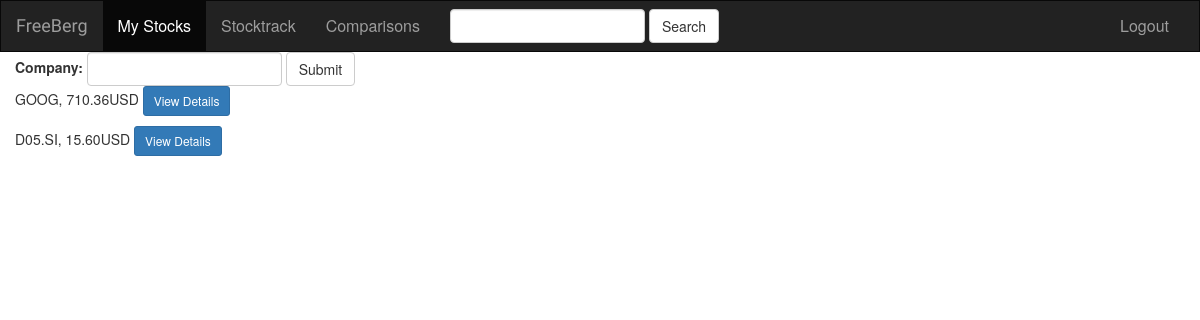
Page /allstocks/ on the earlier database version.
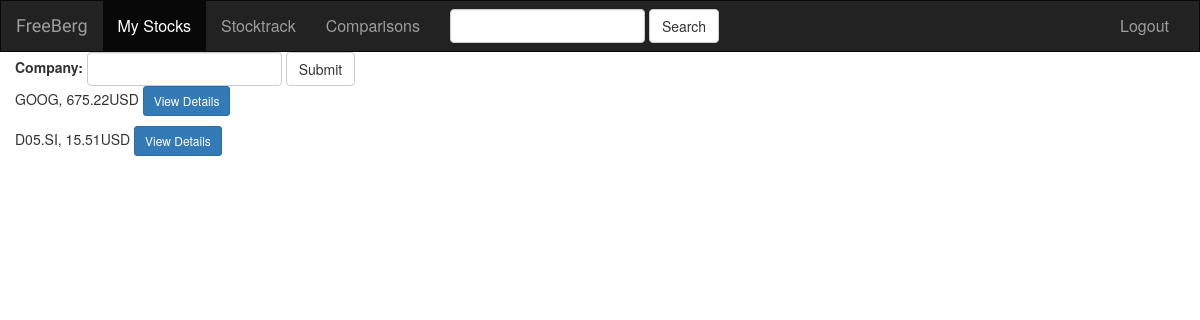
Same page on the later database version.
### stocktracker/models.py (models this page shows, shortened)
class Stock(models.Model):
    company_name = models.CharField(max_length = 100)
    ticker = models.CharField(max_length=10)
    bloom_ticker = models.CharField(max_length=10, null=True)
    lastprice = models.CharField(max_length = 10000000, default ='-')
    open = models.FloatField(blank=True, default = 1)
    close = models.FloatField(blank=False, default = 1)
    volume = models.IntegerField(blank=True, default = 1)
    description = models.TextField(null=True)
    start_date = models.DateField(null=True)
    price_change = models.FloatField(blank=True, default = 1)
    market_cap = models.FloatField(blank=True, default = 1)
    get_high = models.FloatField(blank=True, default = 1)
    get_low = models.FloatField(blank=True, default = 1)
    pb_ratio = models.FloatField(blank=True, default = 1)
    ebitda = models.FloatField(blank=True, default = 1)
    dividend = models.FloatField(blank=True, default = 1)
    industry = models.CharField(max_length=20, blank=True, default = '-')

### stocktracker/views.py (the view)
# urls.py: url(r'^allstocks/$', views.allstocks, name='allstocks'),
def allstocks(request):
    stocks = Stock.objects.all()
    query = request.GET.get('q')
    if query:
        stocks = stocks.filter(Q(ticker__icontains=query)|
                               Q(company_name__icontains=query)).distinct()
    context = {'stocks': stocks}
    return render(request, 'stocktracker/allstocks.html', context)

### stocktracker/templates/stocktracker/allstocks.html
{% extends 'stocktracker/base.html' %}
{% block body %}
<div class="albums-container container-fluid">
    <form class="search form-inline" role="form">
        <div class="form-group">
            <label for="company">Company:</label>
            <input type="text" class="form-control" id="company">
        </div>
        <button type="submit" class="btn btn-default">Submit</button>
    </form>
    {% for stock in stocks %}
            <p>
                {{ stock.ticker }},
                {{ stock.lastprice }}USD
                <a href="{% url 'stocktracker:individual_stock' stock.id %}" class="btn btn-primary btn-sm" role="button">View Details</a>
            </p>
    {% endfor %}
{% endblock %}

Differences in the rows shown:
changed Stock "GOOG": lastprice "710.36" → "675.22"
changed Stock "D05.SI": lastprice "15.60" → "15.51"
